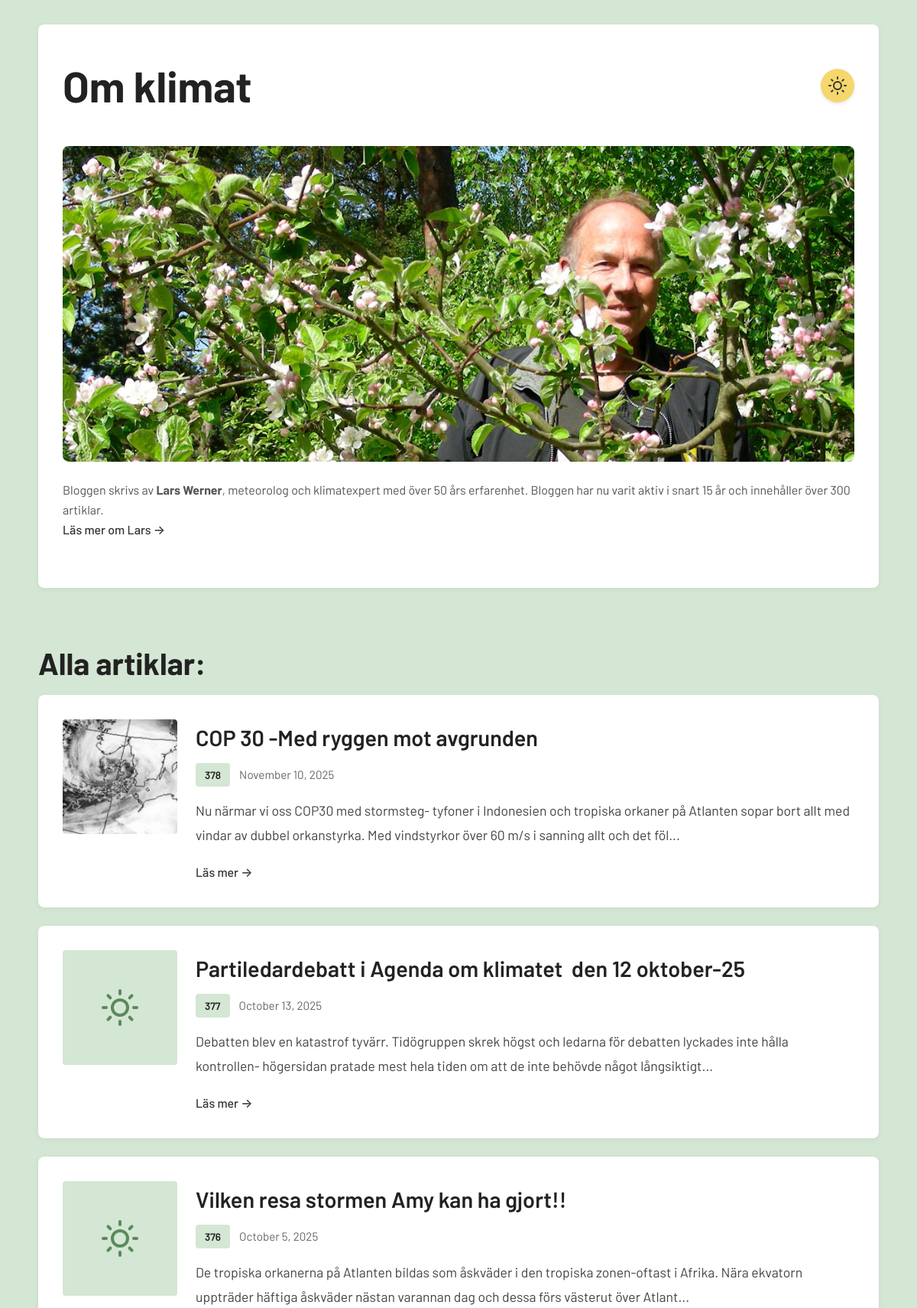
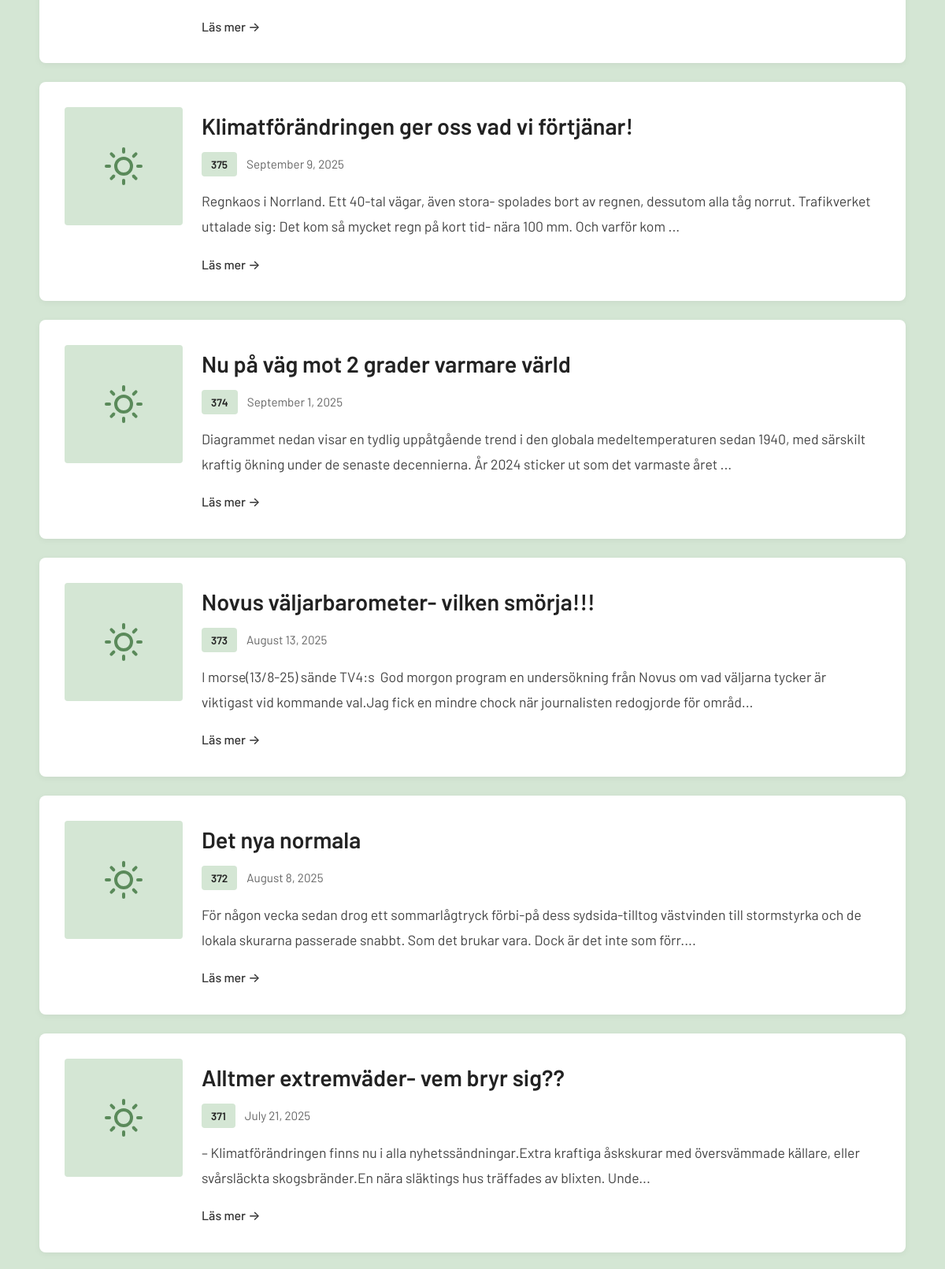
The page / (upper part) on the database its author committed (2 pictures, top to bottom).
### tables this page shows
CREATE TABLE posts (
        id INTEGER PRIMARY KEY AUTOINCREMENT,
        title TEXT NOT NULL,
        content TEXT NOT NULL,
        slug TEXT UNIQUE NOT NULL,
        created_at DATETIME DEFAULT CURRENT_TIMESTAMP,
        updated_at DATETIME DEFAULT CURRENT_TIMESTAMP
    , featured_image TEXT, status TEXT DEFAULT 'draft');

### config.php (called while the page is built, shortened)
<?php
function formatDate($date) {
    return date('F j, Y', strtotime($date));
}
function getFeaturedImageUrl($filename) {
    return 'uploads/' . $filename;
}

### index.php (the view, shortened to what this page needs)
<?php
require_once 'config.php';
$db = getDB();
$stmt = $db->query("SELECT id, title, content, slug, featured_image, created_at FROM posts WHERE status = 'published' ORDER BY created_at DESC");
$posts = $stmt->fetchAll(PDO::FETCH_ASSOC);
$totalPosts = count($posts);
function getExcerpt($content, $length = 200) {
    $text = strip_tags($content);
    if (strlen($text) <= $length) {
        return $text;
    }
    return substr($text, 0, $length) . '...';
}
?>
<!DOCTYPE html>
<html lang="sv">
<head>
    <link rel="stylesheet" href="styles.css?v=3">
</head>
<body>
    <div class="container">
        <header>
            <div class="header-title-wrapper">
                <h1>Om klimat</h1>
                <a href="admin/login.php" class="admin-sun-button" aria-label="Gå till admin-sidan">
                </a>
            </div>
            <?php if (file_exists('uploads/author.png')): ?>
                <img src="uploads/author.png" alt="Lars Werner" class="author-image" style="max-width: 100%; height: auto; margin-bottom: 1rem; border-radius: 8px;">
            <?php endif; ?>
            <div class="author-intro">
                <p>Bloggen skrivs av <strong>Lars Werner</strong>, meteorolog och klimatexpert med över 50 års erfarenhet. Bloggen har nu varit aktiv i snart 15 år och innehåller över 300 artiklar.<br><a href="om.php">Läs mer om Lars →</a></p>
            </div>
        </header>
        <?php if (!empty($posts)): ?>
            <h2 class="articles-subtitle">Alla artiklar:</h2>
        <?php endif; ?>
        <main>
            <?php if (empty($posts)): ?>
                <p class="no-posts">Inga inlägg än. Kom tillbaka snart!</p>
            <?php else: ?>
                <div class="posts-list">
                    <?php foreach ($posts as $index => $post): ?>
                        <article class="post-preview">
                            <?php if ($post['featured_image']): ?>
                                <a href="post.php?slug=<?php echo htmlspecialchars($post['slug']); ?>" class="featured-image-link">
                                    <img src="<?php echo htmlspecialchars(getFeaturedImageUrl($post['featured_image'])); ?>"
                                         alt="<?php echo htmlspecialchars($post['title']); ?>"
                                         class="featured-image">
                                </a>
                            <?php else: ?>
                                <a href="post.php?slug=<?php echo htmlspecialchars($post['slug']); ?>" class="featured-image-placeholder">
                                </a>
                            <?php endif; ?>
                            <div class="post-preview-content">
                                <h2><a href="post.php?slug=<?php echo htmlspecialchars($post['slug']); ?>">
                                    <?php echo htmlspecialchars($post['title']); ?>
                                </a></h2>
                                <div class="post-date-wrapper">
                                    <span class="article-number"><?php echo $totalPosts - $index; ?></span>
                                    <time class="post-date"><?php echo formatDate($post['created_at']); ?></time>
                                </div>
                                <p class="post-excerpt"><?php echo htmlspecialchars(getExcerpt($post['content'])); ?></p>
                                <a href="post.php?slug=<?php echo htmlspecialchars($post['slug']); ?>" class="read-more">Läs mer →</a>
                            </div>
                        </article>
                    <?php endforeach; ?>
                </div>
            <?php endif; ?>
        </main>
    </div>
</body>
</html>

### styles.css (style rules this page uses)
* { margin: 0; padding: 0; box-sizing: border-box; }
body { font-family: 'Barlow', -apple-system, BlinkMacSystemFont, 'Segoe UI', Roboto, 'Helvetica Neue', Arial, sans-serif; font-size: 18px; line-height: 1.7; color: #333; background: #d4e6d4; padding: 2rem 1rem; }
.container { max-width: 1100px; margin: 0 auto; padding: 0; }
header { background: white; padding: 2rem; border-radius: 8px; box-shadow: 0 2px 8px rgba(0,0,0,0.05); margin-bottom: 2rem; }
.header-title-wrapper { display: flex; align-items: center; justify-content: space-between; margin-bottom: 2rem; }
header h1 { font-size: 3.5rem; margin-bottom: 0; color: #222; font-weight: 700; flex: 1; }
.admin-sun-button { display: flex; align-items: center; justify-content: center; width: 44px; height: 44px; border-radius: 50%; background: #f5d76e; color: #333; text-decoration: none; transition: all 0.2s ease; box-shadow: 0 2px 4px rgba(0, 0, 0, 0.1); flex-shrink: 0; }
.admin-sun-button svg { width: 24px; height: 24px; }
.author-intro { margin-top: 0; margin-bottom: 2rem; padding-top: 0; font-size: 1rem; color: #555; line-height: 1.6; }
.author-intro a { color: #333; text-decoration: none; font-weight: 500; }
main { margin-bottom: 3rem; }
.articles-subtitle { font-size: 2.5rem; font-weight: 700; color: #222; margin-top: 4rem; margin-bottom: 0.5rem; padding: 0 2rem 0 0; }
.posts-list { display: flex; flex-direction: column; gap: 1.5rem; }
.post-preview { background: white; padding: 2rem; border-radius: 8px; box-shadow: 0 2px 8px rgba(0,0,0,0.05); display: flex; gap: 1.5rem; align-items: flex-start; }
.featured-image-link { display: block; flex-shrink: 0; width: 150px; height: 150px; border-radius: 4px; overflow: hidden; }
.featured-image { width: 100%; height: 100%; object-fit: cover; display: block; border-radius: 4px; transition: transform 0.3s ease; }
.post-preview-content { flex: 1; min-width: 0; }
.featured-image-placeholder { display: flex; align-items: center; justify-content: center; flex-shrink: 0; width: 150px; height: 150px; background: #d4e6d4; border-radius: 4px; color: #5a8a5a; text-decoration: none; transition: all 0.3s ease; }
.featured-image-placeholder svg { width: 48px; height: 48px; }
.post-preview h2 { font-size: 1.8rem; margin-bottom: 0.5rem; font-weight: 600; }
.post-preview h2 a { color: #222; text-decoration: none; }
.post-date-wrapper { display: flex; align-items: center; gap: 0.75rem; margin-bottom: 1rem; }
.post-date { font-size: 0.95rem; color: #666; }
.article-number { display: inline-block; background: #d4e6d4; color: #222; padding: 0.25rem 0.75rem; border-radius: 4px; font-size: 0.85rem; font-weight: 600; }
.post-excerpt { font-size: 1.1rem; color: #444; margin-bottom: 1rem; line-height: 1.8; }
.read-more { color: #333; text-decoration: none; font-weight: 500; font-size: 1rem; }

### rows shown on the page
posts: featured_image (picture), title "COP 30 -Med ryggen mot avgrunden", index "378", created_at "November 10, 2025", content "Nu närmar vi oss COP30 med stormsteg- tyfoner i Indonesien och tropiska orkaner på Atlanten sopar bort allt med vindar av dubbel orkanstyrka. Med vindstyrkor över 60 m/s i sanning allt och det föl..."
posts: title "Partiledardebatt i Agenda om klimatet den 12 oktober-25", index "377", created_at "October 13, 2025", content "Debatten blev en katastrof tyvärr. Tidögruppen skrek högst och ledarna för debatten lyckades inte hålla kontrollen- högersidan pratade mest hela tiden om att de inte behövde något långsiktigt..."
posts: title "Vilken resa stormen Amy kan ha gjort!!", index "376", created_at "October 5, 2025", content "De tropiska orkanerna på Atlanten bildas som åskväder i den tropiska zonen-oftast i Afrika. Nära ekvatorn uppträder häftiga åskväder nästan varannan dag och dessa förs västerut över Atlant..."
posts: title "Klimatförändringen ger oss vad vi förtjänar!", index "375", created_at "September 9, 2025", content "Regnkaos i Norrland. Ett 40-tal vägar, även stora- spolades bort av regnen, dessutom alla tåg norrut. Trafikverket uttalade sig: Det kom så mycket regn på kort tid- nära 100 mm. Och varför kom ..."
posts: title "Nu på väg mot 2 grader varmare värld", index "374", created_at "September 1, 2025", content "Diagrammet nedan visar en tydlig uppåtgående trend i den globala medeltemperaturen sedan 1940, med särskilt kraftig ökning under de senaste decennierna. År 2024 sticker ut som det varmaste året ..."
posts: title "Novus väljarbarometer- vilken smörja!!!", index "373", created_at "August 13, 2025", content "I morse(13/8-25) sände TV4:s God morgon program en undersökning från Novus om vad väljarna tycker är viktigast vid kommande val.Jag fick en mindre chock när journalisten redogjorde för områd..."
posts: title "Det nya normala", index "372", created_at "August 8, 2025", content "För någon vecka sedan drog ett sommarlågtryck förbi-på dess sydsida-tilltog västvinden till stormstyrka och de lokala skurarna passerade snabbt. Som det brukar vara. Dock är det inte som förr...."
posts: title "Alltmer extremväder- vem bryr sig??", index "371", created_at "July 21, 2025", content "– Klimatförändringen finns nu i alla nyhetssändningar.Extra kraftiga åskskurar med översvämmade källare, eller svårsläckta skogsbränder.En nära släktings hus träffades av blixten. Unde..."
